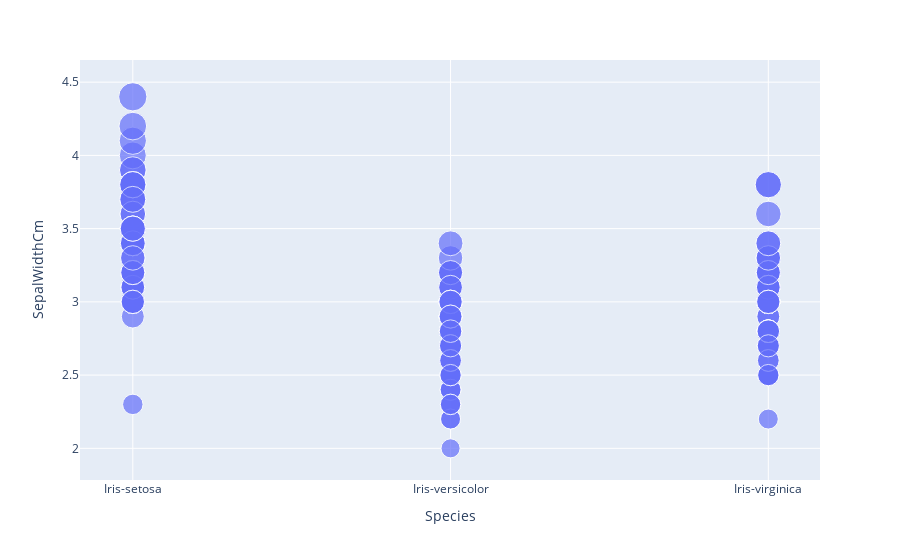

Notebook code for this chart:
### Code cell
px.scatter(iris,x='Species',y='SepalWidthCm',size='SepalWidthCm')

### Figure 1 — Plotly figure (JSON) as saved in the notebook; plotly's stock layout.template omitted (floating-point values rounded to 4 significant figures; data arrays with more than 128 entries replaced by an {"elided": "..."} marker saying what was removed)
{"data": [{"hovertemplate": "Species=%{x}<br>SepalWidthCm=%{marker.size}<extra></extra>", "legendgroup": "", "marker": {"color": "#636efa", "size": {"elided": "150 float values"}, "sizemode": "area", "sizeref": 0.011, "symbol": "circle"}, "mode": "markers", "name": "", "orientation": "v", "showlegend": false, "type": "scatter", "x": {"elided": "150 str values"}, "xaxis": "x", "y": {"elided": "150 float values"}, "yaxis": "y"}], "layout": {"legend": {"itemsizing": "constant", "tracegroupgap": 0}, "margin": {"t": 60}, "xaxis": {"anchor": "y", "domain": [0, 1], "title": {"text": "Species"}}, "yaxis": {"anchor": "x", "domain": [0, 1], "title": {"text": "SepalWidthCm"}}}}
